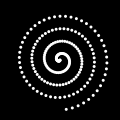
Frame 1 (no input)
Frame 60 (the mouse pressed at the canvas centre just before this capture): identical to frame 1, image omitted
Frame 120 (the mouse held since frame 60 and released just before this capture): identical to frame 1, image omitted

The Processing sketch that drew this single still picture (run headless with seeded random() and noise(); from frame 60 on, the mouse is pressed at the canvas centre):

// Processing sketch: Spirale
// ── Spirale.pde
void setup() {
  size(120, 120);
}

void draw() {
  translate(60, 60);
  background(0);
  for (int i = 0; i < 200; i++) {
    float range = map(i, 0, 200, 0, 50);
    float x = map(i, 0, 50, 0, 2*PI);
    noStroke();
    ellipse(-sin(x)*range, cos(x)*range, 3, 3);
  }
}
